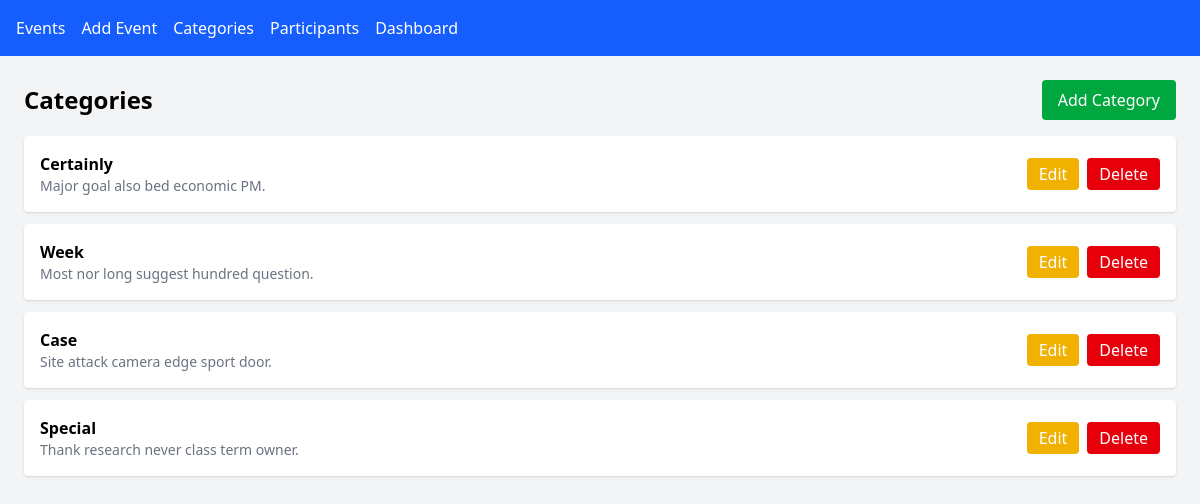
Page /categories/ on the committed database.
### events/models.py (models this page shows, shortened)
class Category(models.Model):
    name = models.CharField(max_length=100)
    description = models.TextField()

### events/views.py (the view)
# urls.py: path('categories/', views.category_list, name='category_list'),
def category_list(request):
    categories = Category.objects.all()
    return render(request, 'events/category_list.html', {
        'categories': categories
    })

### templates/events/category_list.html
{% extends 'base.html' %}
{% block content %}
<div class="flex justify-between items-center mb-4">
  <h1 class="text-2xl font-bold">Categories</h1>
  <a href="{% url 'category_create' %}" class="bg-green-600 hover:bg-green-700 text-white px-4 py-2 rounded">Add Category</a>
</div>
<div class="space-y-3">
  {% for category in categories %}
  <div class="bg-white p-4 rounded shadow flex justify-between items-center">
    <div>
      <h3 class="font-semibold">{{ category.name }}</h3>
      <p class="text-gray-500 text-sm">{{ category.description }}</p>
    </div>
    <div class="flex gap-2">
      <a href="{% url 'category_update' category.id %}" class="bg-yellow-500 hover:bg-yellow-600 text-white px-3 py-1 rounded">Edit</a>
      <a href="{% url 'category_delete' category.id %}" class="bg-red-600 hover:bg-red-700 text-white px-3 py-1 rounded" onclick="return confirm('Are you sure?')">Delete</a>
    </div>
  </div>
  {% empty %}
  <p>No categories yet</p>
  {% endfor %}
</div>
{% endblock %}

### rows in the picture
Category: name "Certainly", description "Major goal also bed economic PM."
Category: name "Week", description "Most nor long suggest hundred question."
Category: name "Case", description "Site attack camera edge sport door."
Category: name "Special", description "Thank research never class term owner."
